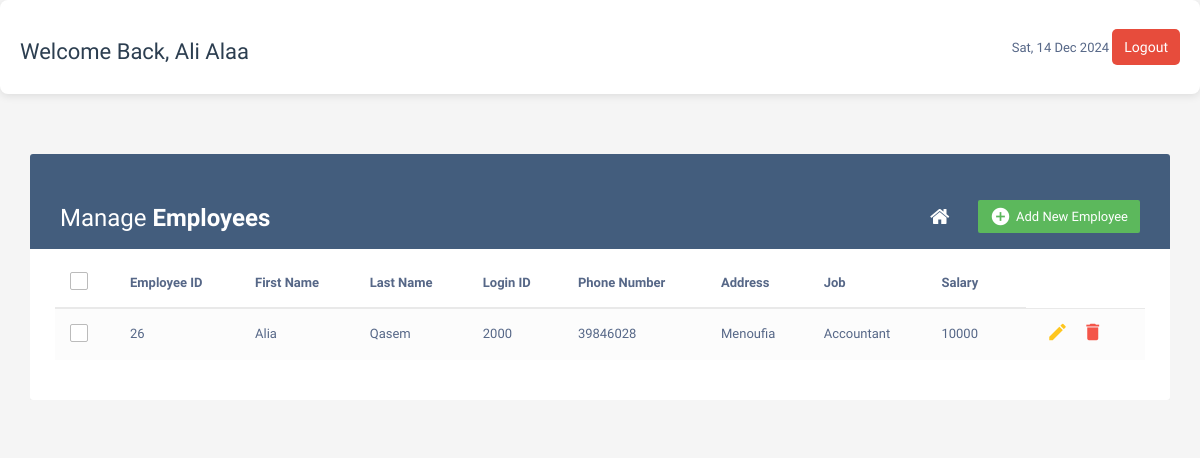
Page /employeecrud.php (signed in) on the committed database.
### tables this page shows
CREATE TABLE `employee` (
  `employee_id` int(11) NOT NULL,
  `person_id` int(11) NOT NULL,
  `department_id` int(11) DEFAULT NULL,
  `logi_id` int(14) NOT NULL,
  `password` varchar(225) NOT NULL
);

CREATE TABLE `person` (
  `person_id` int(11) NOT NULL,
  `first_name` varchar(225) NOT NULL,
  `last_name` varchar(225) NOT NULL,
  `age` int(10) NOT NULL,
  `address` varchar(225) NOT NULL,
  `phone_number` varchar(11) NOT NULL,
  `date_of_birth` date NOT NULL,
  `absent_times` int(10) DEFAULT NULL,
  `salary` decimal(20,0) NOT NULL,
  `job_title` varchar(225) NOT NULL,
  `gender` enum('male','female') NOT NULL,
  `role` enum('admin','employee','manager') NOT NULL
);

### employeecrud.php (the view, shortened to what this page needs)
<?php include("config.php"); ?>
<?php
$user_name = $_SESSION['user_name'];
?>
<!DOCTYPE html>
<html lang="en">
<head>
    <link rel="stylesheet" href="dashboard.css">
    <link rel="stylesheet" href="https://maxcdn.bootstrapcdn.com/font-awesome/4.7.0/css/font-awesome.min.css">
    <link rel="stylesheet" href="https://maxcdn.bootstrapcdn.com/bootstrap/3.3.7/css/bootstrap.min.css">
</head>
<body>
    <div class="header">
        <h3>Welcome Back, <?php echo $user_name; ?></h3>
        <div>
            <span id="currentDate"></span>
            <button class="btn-signout ms-3" onclick="logout()">Logout</button>
        </div>
    </div>
    <div class="container">
        <div class="table-responsive">
            <div class="table-wrapper">
                <div class="table-title">
                    <div class="row">
                        <div class="col-xs-6">
                            <h2>Manage <b>Employees</b></h2>
                        </div>
                        <div class="col-xs-6">
                            <a href="#addEmployeeModal" class="btn btn-success" data-toggle="modal"><i
                                    class="material-icons">&#xE147;</i> <span>Add New Employee</span></a>
                            <a href="dashboard.php" class="btn btn-secondary"><i class="fa fa-home"></i></a>
                        </div>
                    </div>
                </div>
                <table class="table table-striped table-hover">
                    <thead>
                        <tr>
                            <th>
                                <span class="custom-checkbox">
                                    <label for="selectAll"></label>
                                </span>
                            </th>
                            <th>Employee ID</th>
                            <th>First Name</th>
                            <th>Last Name</th>
                            <th>Login ID</th>
                            <th>Phone Number</th>
                            <th>Address</th>
                            <th>Job</th>
                            <th>Salary</th>
                        </tr>
                    </thead>
                    <tbody>
                        <?php
                        $query = "
            SELECT
            employee.employee_id,
            employee.logi_id,
            person.first_name,
            person.last_name,
            person.phone_number AS phone,
            person.address,
            person.job_title AS job,
            person.salary
        FROM
            employee
        JOIN
            person
        ON
            employee.person_id = person.person_id
        ";
                        $result = $database->prepare($query);
                        if (!$result) {
                            die("query failed" . mysqli_error($mysql));
                        } else {
                            $stmt = $database->prepare($query);
                            $stmt->execute();
                            $result = $stmt->fetchAll(PDO::FETCH_ASSOC);
                            foreach ($result as $row) {
                                ?>
                                <tr>
                                    <td>
                                        <span class="custom-checkbox">
                                            <label for="checkbox1"></label>
                                        </span>
                                    </td>
                                    <td><?php echo $row['employee_id']; ?></td>
                                    <td><?php echo $row['first_name']; ?></td>
                                    <td><?php echo $row['last_name']; ?></td>
                                    <td><?php echo $row['logi_id']; ?></td>
                                    <td><?php echo $row['phone']; ?></td>
                                    <td><?php echo $row['address']; ?></td>
                                    <td><?php echo $row['job']; ?></td>
                                    <td><?php echo $row['salary']; ?></td>
                                    <td>
                                        <a href="update_emp.php?id=<?php echo $row['employee_id']; ?>" class="edit"><i
                                                class="material-icons" data-toggle="tooltip" title="Edit">&#xE254;</i></a>
                                        <a href="delete_emp.php?id=<?php echo $row['employee_id']; ?>" class="delete"
                                            data-toggle="modal"><i class="material-icons" data-toggle="tooltip"
                                                title="Delete">&#xE872;</i></a>
                                    </td>
                                </tr>
                                <?php
                            }
                        }
                        ?>
                    </tbody>
                </table>
            </div>
        </div>
    </div>
</body>
</html>

### dashboard.css (style rules this page uses)
body { font-family: "Arial", sans-serif; background-color: #f4f6f9; color: #333; }
.header { display: flex; justify-content: space-between; align-items: center; background-color: #fff; padding: 20px; border-radius: 8px; box-shadow: 0px 2px 8px rgba(0, 0, 0, 0.1); margin-bottom: 30px; }
.header h3 { font-size: 22px; color: #2c3e50; }
.header .btn-signout { background-color: #e74c3c; color: white; border-radius: 5px; font-size: 14px; padding: 8px 12px; border: none; cursor: pointer; transition: background-color 0.3s ease; }
.row { margin-top: 30px; }

### employeecrud.php (style rules this page uses)
body { color: #566787; background: #f5f5f5; font-family: 'Varela Round', sans-serif; font-size: 13px; }
.table-responsive { margin: 30px 0; }
.table-wrapper { min-width: 1000px; background: #fff; padding: 20px 25px; border-radius: 3px; box-shadow: 0 1px 1px rgba(0, 0, 0, .05); }
.table-title { padding-bottom: 15px; background: #435d7d; color: #fff; padding: 16px 30px; margin: -20px -25px 10px; border-radius: 3px 3px 0 0; }
.table-title h2 { margin: 5px 0 0; font-size: 24px; }
.table-title .btn { color: #fff; float: right; font-size: 13px; border: none; min-width: 50px; border-radius: 2px; border: none; outline: none !important; margin-left: 10px; }
.table-title .btn i { float: left; font-size: 21px; margin-right: 5px; }
.table-title .btn span { float: left; margin-top: 2px; }
table.table tr th, table.table tr td { border-color: #e9e9e9; padding: 12px 15px; vertical-align: middle; }
table.table tr th:first-child { width: 60px; }
table.table tr th:last-child { width: 100px; }
table.table-striped tbody tr:nth-of-type(odd) { background-color: #fcfcfc; }
table.table td:last-child i { opacity: 0.9; font-size: 22px; margin: 0 5px; }
table.table td a { font-weight: bold; color: #566787; display: inline-block; text-decoration: none; outline: none !important; }
table.table td a.edit { color: #FFC107; }
table.table td a.delete { color: #F44336; }
table.table td i { font-size: 19px; }
.custom-checkbox { position: relative; }
.custom-checkbox label:before { width: 18px; height: 18px; }
.custom-checkbox label:before { content: ''; margin-right: 10px; display: inline-block; vertical-align: text-top; background: white; border: 1px solid #bbb; border-radius: 2px; box-sizing: border-box; z-index: 2; }

### rows in the picture
employee: employee_id "26", person.first_name "Alia", person.last_name "Qasem", logi "2000", person.phone_number "39846028", person.address "Menoufia", person.job_title "Accountant", person.salary "10000"

### other values in the picture
$user_name "Ali Alaa"
